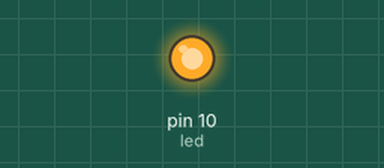
A sketch run on a simulated Arduino Uno, built with avr-gcc and run on an emulated ATmega328P. Parts: output pins drawn as LEDs (lit = HIGH).

Above: at 1.0 s.
At 5.6 s:
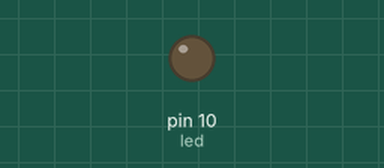
Timing chart, 0 to 10.7 s (numbered marks = the images above):
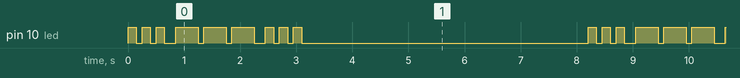

The sketch:

s_o_s_c_digo_morse1.ino
```cpp
int led = 10;
void setup(){
pinMode(led, OUTPUT);
}
void loop(){
for (int x=0; x<3; x++) {
digitalWrite(led, HIGH);
delay(150);
digitalWrite(led, LOW);
delay(100);
}
delay(100);
for (int x=0; x<3; x++) {
digitalWrite(led, HIGH);
delay(400);
digitalWrite(led, LOW);
delay(100);
}
delay(100);
for (int x=0; x<3; x++) {
digitalWrite(led, HIGH);
delay(150);
digitalWrite(led, LOW);
delay(100);
}
delay(5000);
}
```

Measured:
- by itself, pin 10 (led): repeats every 8.2 s: 2 × (LOW 0.10 s, HIGH 0.15 s), LOW 0.20 s, 2 × (HIGH 0.40 s, LOW 0.10 s), HIGH 0.40 s, LOW 0.20 s, 2 × (HIGH 0.15 s, LOW 0.10 s), HIGH 0.15 s, LOW 5.1 s, HIGH 0.15 s
- by itself, everything shown: repeats every 8.2 s, in 18 steps
